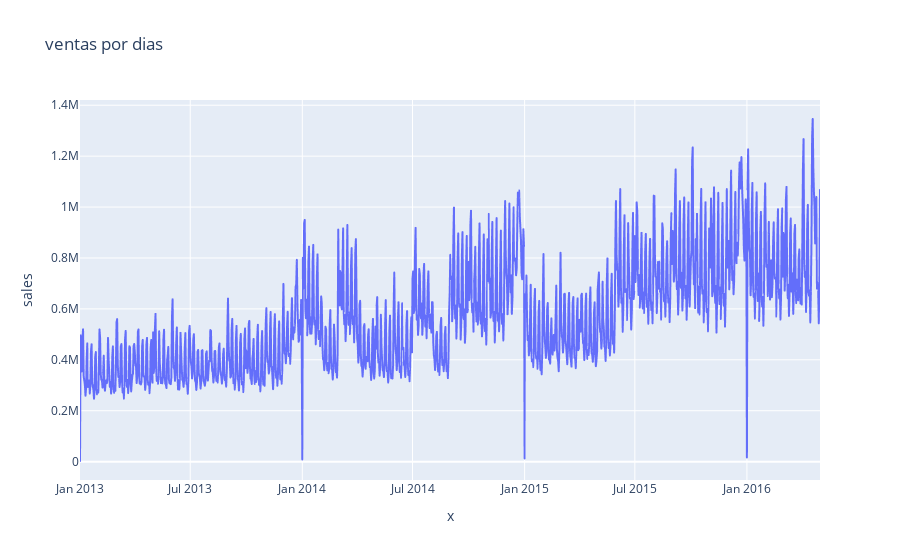

This figure's notebook cell:
### Code cell
fig = px.line(

    por_dias,
    x=por_dias.index.values,
    y='sales',
    title="ventas por dias"
)

fig.show()

### Figure 1 — Plotly figure (JSON) as saved in the notebook; plotly's stock layout.template omitted (floating-point values rounded to 4 significant figures; data arrays with more than 128 entries replaced by an {"elided": "..."} marker saying what was removed)
{"data": [{"hovertemplate": "x=%{x}<br>sales=%{y}<extra></extra>", "legendgroup": "", "line": {"color": "#636efa", "dash": "solid"}, "marker": {"symbol": "circle"}, "mode": "lines", "name": "", "showlegend": false, "type": "scattergl", "x": {"elided": "1213 str values"}, "xaxis": "x", "y": {"elided": "1213 float values"}, "yaxis": "y"}], "layout": {"legend": {"tracegroupgap": 0}, "title": {"text": "ventas por dias"}, "xaxis": {"anchor": "y", "domain": [0, 1], "title": {"text": "x"}}, "yaxis": {"anchor": "x", "domain": [0, 1], "title": {"text": "sales"}}}}
